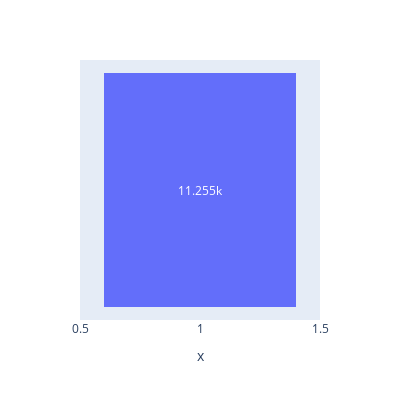

Notebook source saved alongside this figure:
### Code cell
import plotly.express as px
fig = px.funnel(y=trust_agg['tweet.retweet_count'].values, x=trust_agg['trust_bin'].values,width=400, height=400)
fig.show()

### Figure 1 — Plotly figure (JSON) as saved in the notebook; plotly's stock layout.template omitted (floating-point values rounded to 4 significant figures)
{"data": [{"hovertemplate": "x=%{x}<br>y=%{y}<extra></extra>", "legendgroup": "", "marker": {"color": "#636efa"}, "name": "", "orientation": "v", "showlegend": false, "type": "funnel", "x": [1], "xaxis": "x", "y": [11255], "yaxis": "y"}], "layout": {"height": 400, "legend": {"tracegroupgap": 0}, "margin": {"t": 60}, "width": 400, "xaxis": {"anchor": "y", "domain": [0, 1], "title": {"text": "x"}}, "yaxis": {"anchor": "x", "domain": [0, 1], "title": {"text": "y"}}}}
